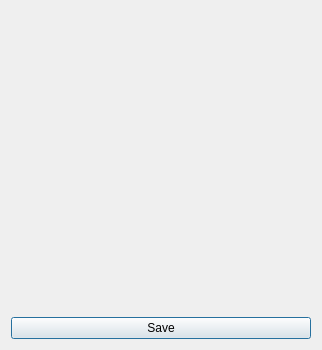
<?xml version="1.0" encoding="UTF-8"?>
<ui version="4.0">
 <class>QRCode</class>
 <widget class="QDialog" name="QRCode">
  <property name="geometry">
   <rect>
    <x>0</x>
    <y>0</y>
    <width>320</width>
    <height>344</height>
   </rect>
  </property>
  <property name="sizePolicy">
   <sizepolicy hsizetype="Fixed" vsizetype="Fixed">
    <horstretch>0</horstretch>
    <verstretch>0</verstretch>
   </sizepolicy>
  </property>
  <property name="windowTitle">
   <string>QR Code</string>
  </property>
  <layout class="QGridLayout" name="gridLayout">
   <property name="sizeConstraint">
    <enum>QLayout::SetFixedSize</enum>
   </property>
   <item row="0" column="0" alignment="Qt::AlignTop">
    <widget class="QRCodeLabel" name="qrcodeDisplayAddr">
     <property name="sizePolicy">
      <sizepolicy hsizetype="Fixed" vsizetype="Fixed">
       <horstretch>0</horstretch>
       <verstretch>0</verstretch>
      </sizepolicy>
     </property>
     <property name="minimumSize">
      <size>
       <width>300</width>
       <height>300</height>
      </size>
     </property>
     <property name="maximumSize">
      <size>
       <width>0</width>
       <height>0</height>
      </size>
     </property>
     <property name="baseSize">
      <size>
       <width>0</width>
       <height>0</height>
      </size>
     </property>
     <property name="autoFillBackground">
      <bool>false</bool>
     </property>
     <property name="styleSheet">
      <string notr="true"/>
     </property>
     <property name="text">
      <string/>
     </property>
     <property name="alignment">
      <set>Qt::AlignHCenter|Qt::AlignTop</set>
     </property>
    </widget>
   </item>
   <item row="1" column="0">
    <widget class="QPushButton" name="saveQRCodeBtn">
     <property name="sizePolicy">
      <sizepolicy hsizetype="Preferred" vsizetype="Fixed">
       <horstretch>0</horstretch>
       <verstretch>0</verstretch>
      </sizepolicy>
     </property>
     <property name="text">
      <string>Save</string>
     </property>
    </widget>
   </item>
  </layout>
 </widget>
 <customwidgets>
  <customwidget>
   <class>QRCodeLabel</class>
   <extends>QLabel</extends>
   <header>qrcodelabel.h</header>
  </customwidget>
 </customwidgets>
 <resources/>
 <connections/>
</ui>
